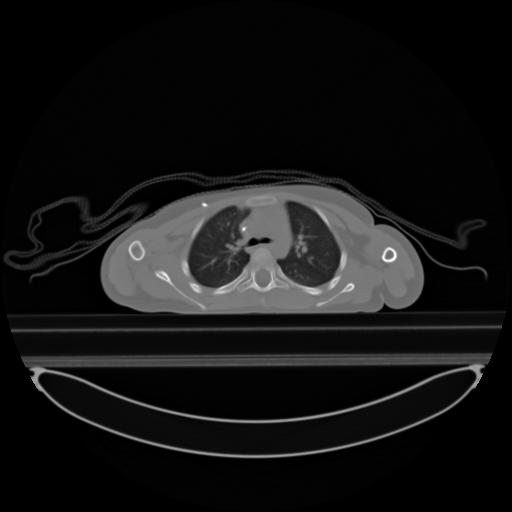
#> input picture images/CT.jpg, 512 x 512 px, found by its file name
$ python imageprocessingpart1.py
#> lines starting #> are read from the running program, lines starting #| are printed output that depends on the picture
# Image Processing code
#Daniel Bowdrey-Roberts

#import all libaries/functions required
import numpy as np
import matplotlib.pyplot as plt
import imageio
import os

currentDir = os.getcwd()

ct_image = imageio.imread(currentDir+"/images/CT.jpg", as_gray=True)
#> ct_image is the input picture: shape (512, 512) float32; min 0, max 255, mean 20.6
plt.hist(ct_image.flatten(),bins=256, color='red')
plt.show()
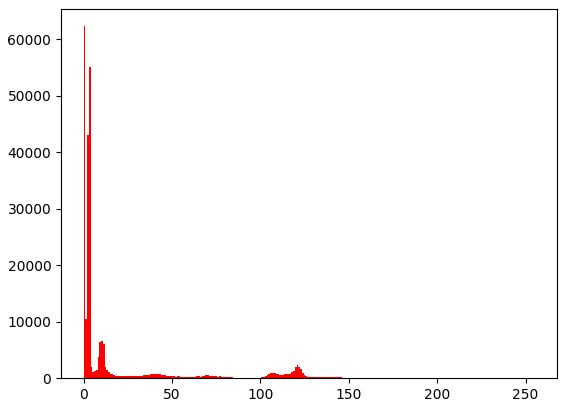
#> figure drawn by matplotlib, 1 panel; tallest bar 62354 high, from x = 0 to 0.996

#function to dispay the image at different window
#levels
def windowLevel(image,levelwindow,colormap):
    level, window =  levelwindow
    vmx = level + (window/2.0)
    vmi = level - (window/2.0)
    plt.imshow(image,cmap=colormap,vmin=vmi,vmax=vmx)
    plt.show()

windowLevel(ct_image,(50,100),"Greys_r")

ct_image_bone = (125,100)
ct_image_air = (25,50)

windowLevel(ct_image,ct_image_bone,"Greys_r")
windowLevel(ct_image,ct_image_air,"Greys_r")

$ run again, with images/lungs.jpg copied over images/CT.jpg
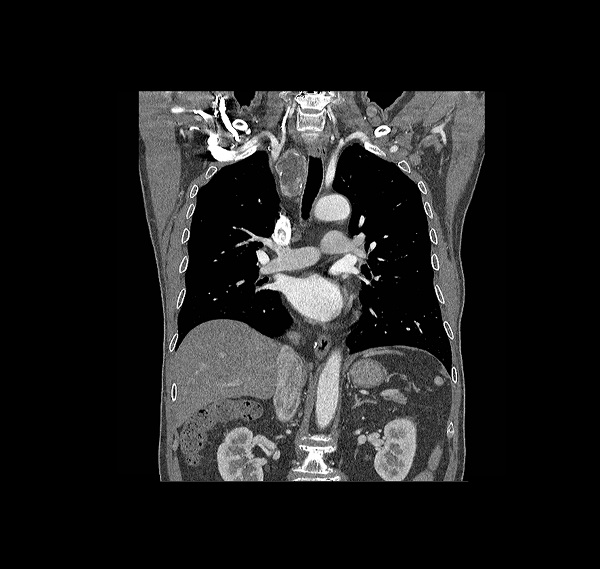
#> input picture images/lungs.jpg, 600 x 569 px, found by its file name
#> ct_image is the input picture: shape (569, 600) float32; min 0, max 255, mean 31.2
#> `plt.show()`:
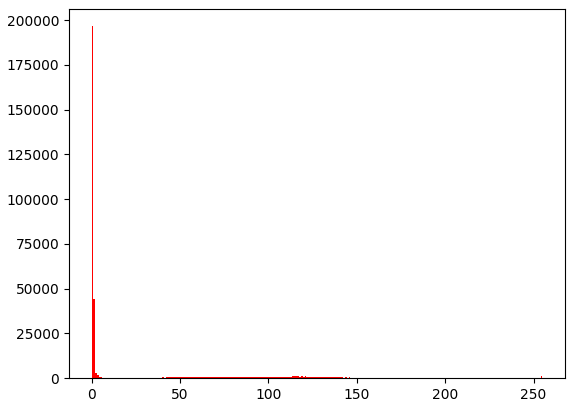
#> figure drawn by matplotlib, 1 panel; tallest bar 196603 high, from x = 0 to 0.996

$ run again, with images/lungs2.jpg copied over images/CT.jpg
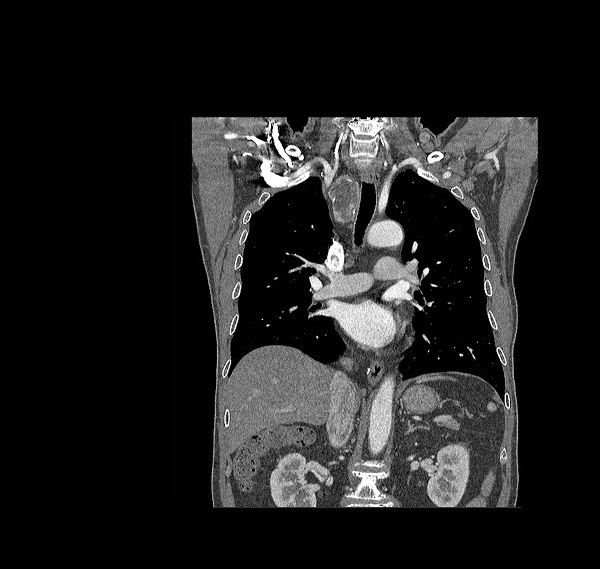
#> input picture images/lungs2.jpg, 600 x 569 px, found by its file name
#> ct_image is the input picture: shape (569, 600) float32; min 0, max 255, mean 31.2
#> `plt.show()`:
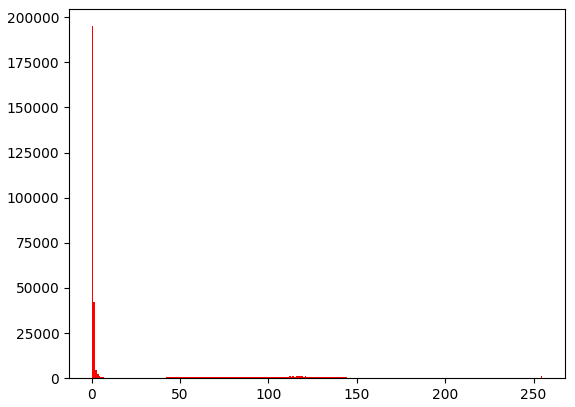
#> figure drawn by matplotlib, 1 panel; tallest bar 195044 high, from x = 0 to 0.996

$ run again, with images/lungs3.jpg copied over images/CT.jpg
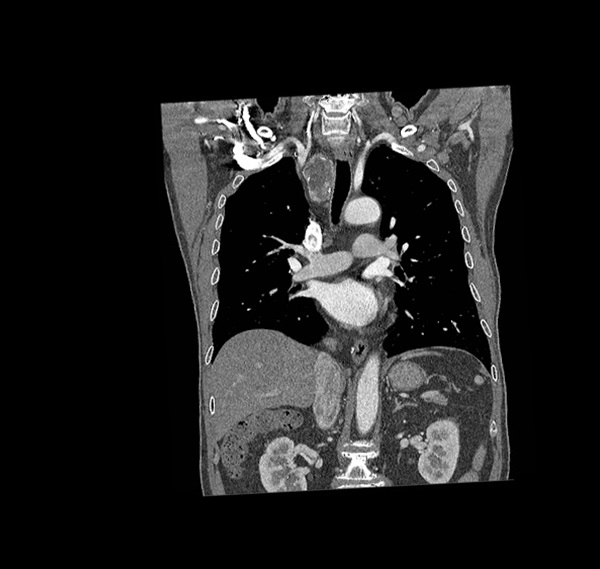
#> input picture images/lungs3.jpg, 600 x 569 px, found by its file name
#> ct_image is the input picture: shape (569, 600) float32; min 0, max 255, mean 31.8
#> `plt.show()`:
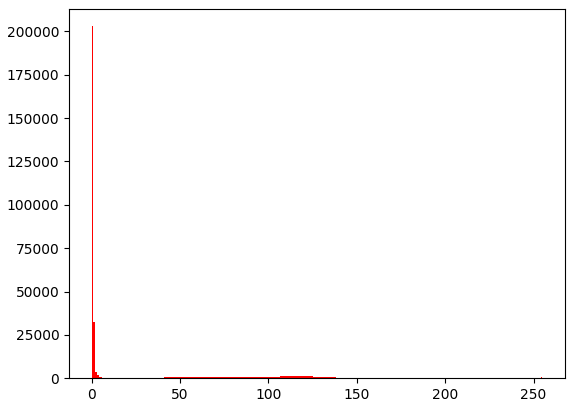
#> figure drawn by matplotlib, 1 panel; tallest bar 203043 high, from x = 0 to 0.996
